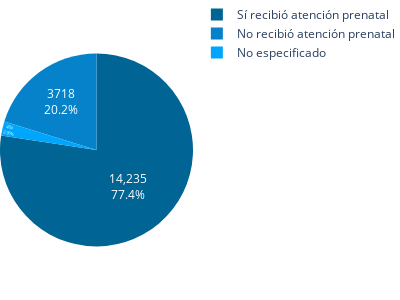

The cell this chart's notebook holds for it:
### Code cell
# Calcular el conteo de ocurrencias por cada valor único en la columna de_un_emba
antencion_embar = MORT_FET['atn_pren'].value_counts().reset_index()
antencion_embar.columns = ['atn_pren', 'Cantidad de ocurrencias']
antencion_embar.to_csv('C://Users//sdvc0//OneDrive//Escritorio//REPOSITORIO_ENAPEA//BACK//Mortalidad//Fetal//Gráficas//MORT_FET_8.csv', index=False)


# Definir los colores personalizados
custom_colors = ['#006494', '#0582ca', '#00a6fb']

# Crear pie chart con Plotly Express
fig = px.pie(antencion_embar, 
             names='atn_pren', 
             values='Cantidad de ocurrencias', 
             color_discrete_sequence=custom_colors,
             title='')  # Eliminar título

# Ajustar diseño del pie chart
fig.update_layout(
    margin=dict(l=0, r=0, t=0, b=0),  # Ajustar márgenes para que no haya espacios innecesarios
    showlegend=True,
    width=400,  
    height=300,  
    autosize=True
)

# Mostrar valores en cada segmento
fig.update_traces(
    textinfo='value+percent',  # Mostrar valor y porcentaje en cada segmento
    textposition='inside'  # Posicionar el texto dentro de los segmentos
)

# Guardar el gráfico en un archivo HTML
fig.write_html('C://Users//sdvc0//OneDrive//Escritorio//REPOSITORIO_ENAPEA//BACK//Mortalidad//Fetal//Gráficas//MORT_FET_8.html')

# Mostrar el pie chart (opcional)
fig.show()

### Figure 1 — Plotly figure (JSON) as saved in the notebook; plotly's stock layout.template omitted (floating-point values rounded to 4 significant figures)
{"data": [{"domain": {"x": [0, 1], "y": [0, 1]}, "hovertemplate": "atn_pren=%{label}<br>Cantidad de ocurrencias=%{value}<extra></extra>", "labels": ["Sí recibió atención prenatal", "No recibió atención prenatal", "No especificado"], "legendgroup": "", "name": "", "showlegend": true, "textinfo": "value+percent", "textposition": "inside", "type": "pie", "values": [14235, 3718, 434]}], "layout": {"autosize": true, "height": 300, "legend": {"tracegroupgap": 0}, "margin": {"b": 0, "l": 0, "r": 0, "t": 0}, "piecolorway": ["#006494", "#0582ca", "#00a6fb"], "showlegend": true, "width": 400}}
